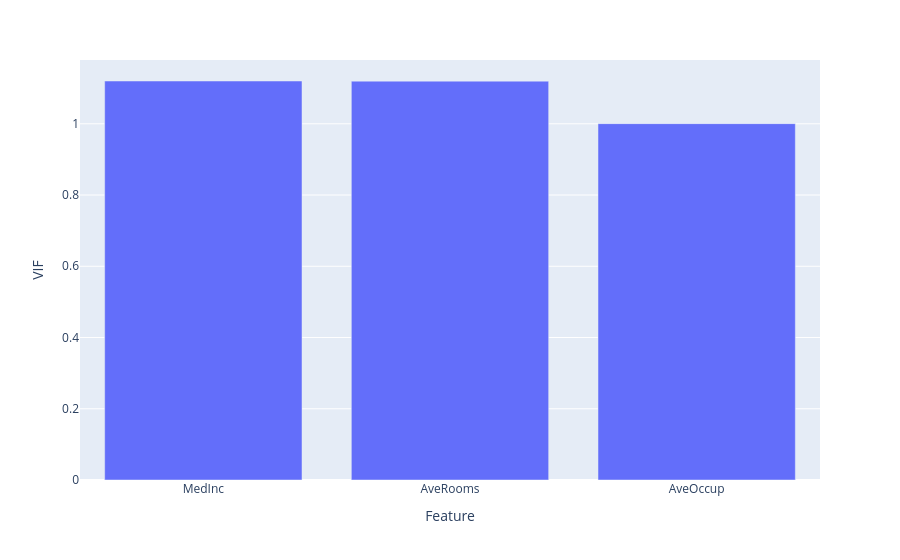

Source (notebook cell):
### Markdown cell above
Handling Multicollinearity

### Code cell
from statsmodels.stats.outliers_influence import variance_inflation_factor

vif_data = pd.DataFrame()
vif_data['Feature'] = selected_features
vif_data['VIF'] = [variance_inflation_factor(X_scaled, i) for i in range(X_scaled.shape[1])]
print(vif_data)

# Bar Plot for VIF Values
px.bar(vif_data, x='Feature', y='VIF')

### Figure 1 — Plotly figure (JSON) as saved in the notebook; plotly's stock layout.template omitted (floating-point values rounded to 4 significant figures)
{"data": [{"alignmentgroup": "True", "hovertemplate": "Feature=%{x}<br>VIF=%{y}<extra></extra>", "legendgroup": "", "marker": {"color": "#636efa", "pattern": {"shape": ""}}, "name": "", "offsetgroup": "", "orientation": "v", "showlegend": false, "textposition": "auto", "type": "bar", "x": ["MedInc", "AveRooms", "AveOccup"], "xaxis": "x", "y": [1.12, 1.12, 1.0], "yaxis": "y"}], "layout": {"barmode": "relative", "legend": {"tracegroupgap": 0}, "margin": {"t": 60}, "xaxis": {"anchor": "y", "domain": [0, 1], "title": {"text": "Feature"}}, "yaxis": {"anchor": "x", "domain": [0, 1], "title": {"text": "VIF"}}}}
